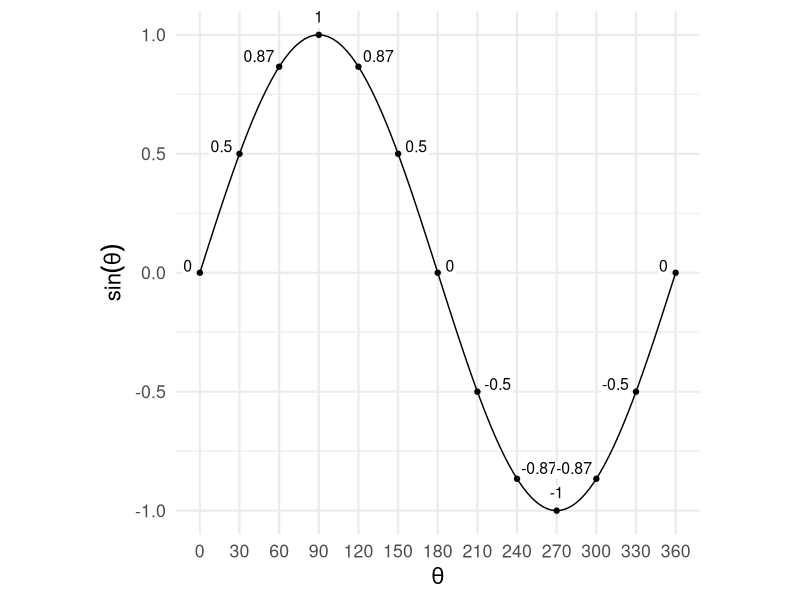
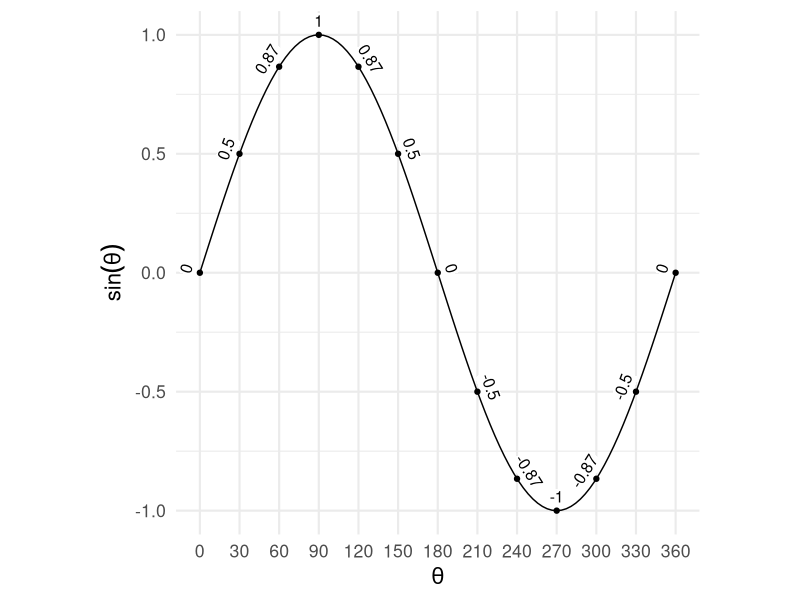
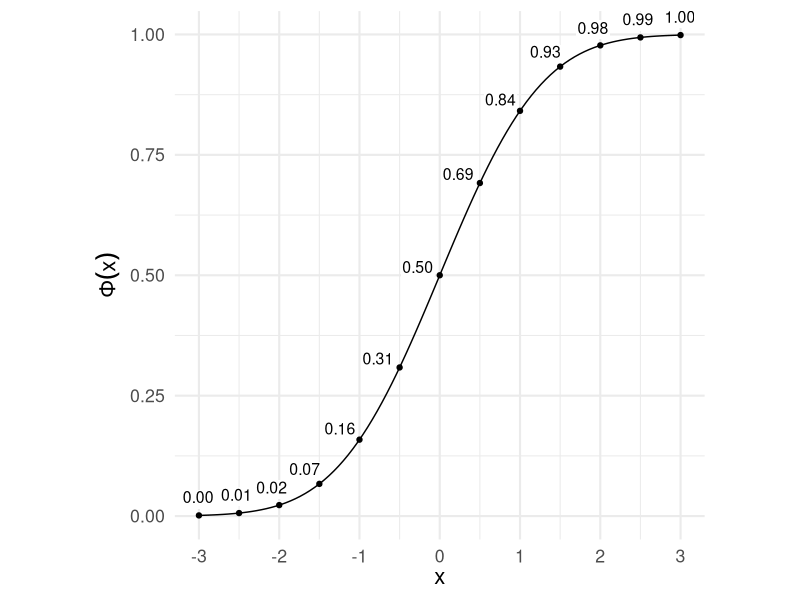

R code for these plots, in order:
## ---- chunk 1
library(tidyverse)
library(patchwork)
knitr::opts_chunk$set(dev = "svg", fig.height = 7, fig.width = 7)
## ---- chunk 2
angle2vjust <- function(theta, multiplier = 1, as_degrees = FALSE) {
  if (as_degrees) theta <- theta * pi / 180
  (((sin(theta + pi) + 1) / 2) - 0.5) * multiplier + 0.5
}

angle2hjust <- function(theta, multiplier = 1, as_degrees = FALSE) {
  if (as_degrees) theta <- theta * pi / 180
  (((cos(theta + pi) + 1) / 2) - 0.5) * multiplier + 0.5
}
## ---- chunk 3
#| classes: preview-image
library(tidyverse)
library(ggtext)

plot_ratio <- pi

tibble(theta = seq(0, 2 * pi, length.out = 13),
            y =  sin(theta),
            tangent_slope = cos(theta) * plot_ratio,
            text_angle = atan(tangent_slope) + pi / 2) %>%
  ggplot(aes(theta, y)) +
  geom_richtext(aes(label = round(y, 2),
                    vjust = angle2vjust(text_angle),
                    hjust = angle2hjust(text_angle)),
                label.color = NA,
                label.padding = unit(1, "pt"),
                label.margin = unit(5, "pt"),
                size = 4) +
  geom_point() +
  stat_function(fun = sin) +
  scale_x_continuous(expression(theta),
                     breaks = seq(0, 2 * pi, length.out = 13),
                     minor_breaks = NULL,
                     labels = function(x) round(x * 180 / pi)) +
  scale_y_continuous(expression(sin(theta))) +
  coord_fixed(ratio = plot_ratio, clip = "off") +
  theme_minimal(base_size = 16)


## ---- chunk 4
tibble(theta = seq(0, 2 * pi, length.out = 13),
            y = sin(theta),
            tangent_slope = cos(theta) * plot_ratio,
            text_angle = atan(tangent_slope)) %>%
  ggplot(aes(theta, y)) +
  geom_richtext(aes(label = round(y, 2),
                    angle = text_angle * 180 / pi),
                vjust = 0,
                label.color = NA,
                label.padding = unit(1, "pt"),
                label.margin = unit(2, "pt"),
                size = 4) +
  geom_point() +
  stat_function(fun = sin) +
  scale_x_continuous(expression(theta),
                     breaks = seq(0, 2 * pi, length.out = 13),
                     minor_breaks = NULL,
                     labels = function(x) round(x * 180 / pi)) +
  scale_y_continuous(expression(sin(theta))) +
  coord_fixed(ratio = plot_ratio, clip = "off") +
  theme_minimal(base_size = 16)
## ---- chunk 5
# Small change in x
dx <- .00000001
plot_ratio <- 6

tibble(x = seq(-3,3,.5),
       y = pnorm(x),
       tangent_slope = plot_ratio * (pnorm(x + dx) - y) / dx,
       text_angle = atan(tangent_slope) + pi / 2,
       degrees = text_angle * 180 / pi) %>% 
  ggplot(aes(x,y)) + 
  geom_point() +
  geom_richtext(aes(label = formatC(y, 2, format = "f"),
                    vjust = angle2vjust(text_angle),
                    hjust = angle2hjust(text_angle)),
                label.color = NA,
                label.padding = unit(1, "pt"),
                label.margin = unit(5, "pt"),
                size = 4) +
  stat_function(fun = pnorm) + 
  theme_minimal(base_size = 16) + 
  coord_fixed(ratio = plot_ratio) + 
  scale_x_continuous(expression(x), breaks = -3:3) +
  scale_y_continuous(expression(Phi(x)))
